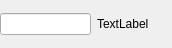
<?xml version="1.0" encoding="UTF-8"?>
<ui version="4.0">
 <class>Form</class>
 <widget class="QWidget" name="Form">
  <property name="geometry">
   <rect>
    <x>0</x>
    <y>0</y>
    <width>172</width>
    <height>48</height>
   </rect>
  </property>
  <property name="windowTitle">
   <string>Form</string>
  </property>
  <layout class="QHBoxLayout" name="horizontalLayout">
   <property name="leftMargin">
    <number>0</number>
   </property>
   <property name="topMargin">
    <number>0</number>
   </property>
   <property name="rightMargin">
    <number>0</number>
   </property>
   <property name="bottomMargin">
    <number>0</number>
   </property>
   <item>
    <widget class="QLineEdit" name="lineEdit"/>
   </item>
   <item>
    <widget class="QLabel" name="label">
     <property name="text">
      <string>TextLabel</string>
     </property>
    </widget>
   </item>
   <item>
    <spacer name="horizontalSpacer">
     <property name="orientation">
      <enum>Qt::Horizontal</enum>
     </property>
     <property name="sizeHint" stdset="0">
      <size>
       <width>40</width>
       <height>20</height>
      </size>
     </property>
    </spacer>
   </item>
  </layout>
 </widget>
 <resources/>
 <connections/>
</ui>
